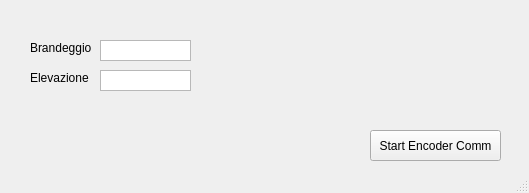
<?xml version="1.0" encoding="UTF-8"?>
<ui version="4.0">
 <class>MainWindow</class>
 <widget class="QMainWindow" name="MainWindow">
  <property name="geometry">
   <rect>
    <x>0</x>
    <y>0</y>
    <width>529</width>
    <height>193</height>
   </rect>
  </property>
  <property name="windowTitle">
   <string>MainWindow</string>
  </property>
  <widget class="QWidget" name="centralwidget">
   <widget class="QTextEdit" name="textEdit">
    <property name="geometry">
     <rect>
      <x>100</x>
      <y>40</y>
      <width>91</width>
      <height>21</height>
     </rect>
    </property>
    <property name="verticalScrollBarPolicy">
     <enum>Qt::ScrollBarAlwaysOff</enum>
    </property>
    <property name="horizontalScrollBarPolicy">
     <enum>Qt::ScrollBarAlwaysOff</enum>
    </property>
   </widget>
   <widget class="QTextEdit" name="textEdit_2">
    <property name="geometry">
     <rect>
      <x>100</x>
      <y>70</y>
      <width>91</width>
      <height>21</height>
     </rect>
    </property>
    <property name="verticalScrollBarPolicy">
     <enum>Qt::ScrollBarAlwaysOff</enum>
    </property>
    <property name="horizontalScrollBarPolicy">
     <enum>Qt::ScrollBarAlwaysOff</enum>
    </property>
   </widget>
   <widget class="QLabel" name="label">
    <property name="geometry">
     <rect>
      <x>30</x>
      <y>40</y>
      <width>71</width>
      <height>16</height>
     </rect>
    </property>
    <property name="text">
     <string>Brandeggio</string>
    </property>
   </widget>
   <widget class="QLabel" name="label_2">
    <property name="geometry">
     <rect>
      <x>30</x>
      <y>70</y>
      <width>61</width>
      <height>16</height>
     </rect>
    </property>
    <property name="text">
     <string>Elevazione</string>
    </property>
   </widget>
   <widget class="QPushButton" name="pushButtonStartComm">
    <property name="geometry">
     <rect>
      <x>370</x>
      <y>130</y>
      <width>131</width>
      <height>31</height>
     </rect>
    </property>
    <property name="text">
     <string>Start Encoder Comm</string>
    </property>
   </widget>
  </widget>
  <widget class="QStatusBar" name="statusbar"/>
 </widget>
 <resources/>
 <connections/>
</ui>
